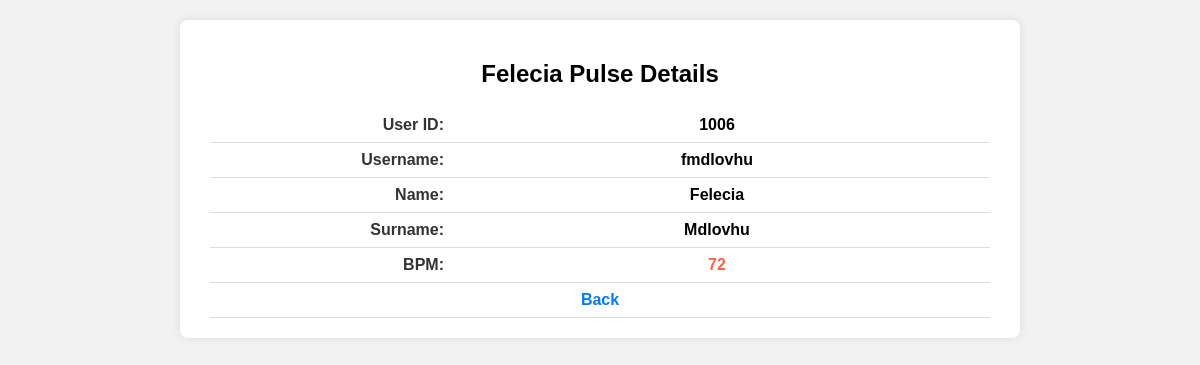
Page /view_user.php?user_id=1006 on the committed database.
### tables this page shows
CREATE TABLE IF NOT EXISTS `user` (
    user_id INT AUTO_INCREMENT PRIMARY KEY,
    name VARCHAR(25) NOT NULL,
    surname VARCHAR(25) NOT NULL,
    username VARCHAR(20) NOT NULL UNIQUE,
    password VARCHAR(255) NOT NULL,
    admin_id INT NOT NULL
);

CREATE TABLE IF NOT EXISTS pulse (
    pulseid INT AUTO_INCREMENT PRIMARY KEY,
    pulse_rate INT NOT NULL,
    user_id INT NOT NULL
);

### view_user.php (the view, shortened to what this page needs)
<?php
if(isset($_GET['user_id'])) {
    $user_id = $_GET['user_id'];
} else {
    echo "User ID is not provided in the URL.";
}
require_once("connect.php");
$sql = "SELECT *
        FROM pulse
        WHERE user_id = $user_id";
$result = $connection->query($sql);
if($row = $result->fetch_assoc()) {
    $pulse = $row['pulse_rate'];
}
$sql = "SELECT *
        FROM user
        WHERE user_id = $user_id";
$result = $connection->query($sql);
if($row = $result->fetch_assoc()) {
    $id = $row['user_id'];
    $username = $row['username'];
    $name = $row['name'];
    $surname = $row['surname'];
}
?>
<!DOCTYPE html>
<html lang="en">
<head>
</head>
<body>
    <div class="container">
        <div class="row">
            <div class="col">
                <div class="display-head">
                        <h2><?php echo $name ?> Pulse Details<h2>
                </div>
                <div class="display-body">
                    <table>
                        <tr>
                            <td>User ID: </td>
                            <td><b><?php echo $id ?></b></td>
                        </tr>
                        <tr>
                            <td>Username: </td>
                            <td><b><?php echo $username ?></b></td>
                        </tr>
                        <tr>
                            <td>Name: </td>
                            <td><b><?php echo $name ?></b></td>
                        </tr>
                        <tr>
                            <td>Surname: </td>
                            <td><b><?php echo $surname ?></b></td>
                        </tr>
                        <tr>
                            <td>BPM: </td>
                            <td class="bpm"><b><?php echo $pulse ?></b></td>
                        </tr>
                        <tr>
                            <td colspan="2" class="back-button"><a href="admin_main.php">Back</a></td>
                        </tr>
                    </table>
                </div>
            </div>
        </div>
    </div>
</body>
</html>

### view_user.php (style rules this page uses)
body { font-family: Arial, sans-serif; background-color: #f2f2f2; margin: 0; padding: 0; }
.container { max-width: 800px; margin: 20px auto; background-color: #fff; padding: 20px; border-radius: 8px; box-shadow: 0 0 10px rgba(0, 0, 0, 0.1); }
.row { display: flex; justify-content: center; }
.col { flex: 1; padding: 0 10px; }
.display-head { text-align: center; margin-bottom: 20px; }
table { width: 100%; }
table td { padding: 10px 0; }
table td:first-child { text-align: right; width: 30%; }
.display-body { margin-top: 20px; }
.display-body table { border-collapse: collapse; }
.display-body table td { border-bottom: 1px solid #ddd; padding: 8px 0; }
.display-body table td:first-child { color: #333; font-weight: bold; }
.display-body table td:last-child { text-align: center; }
.display-body table td a { text-decoration: none; color: #007bff; transition: color 0.3s; }
.back-button { text-align: center; }
.bpm { color: tomato; }

### rows in the picture
user: name "Felecia", user_id "1006", username "fmdlovhu", surname "Mdlovhu"
pulse: pulse_rate "72"
